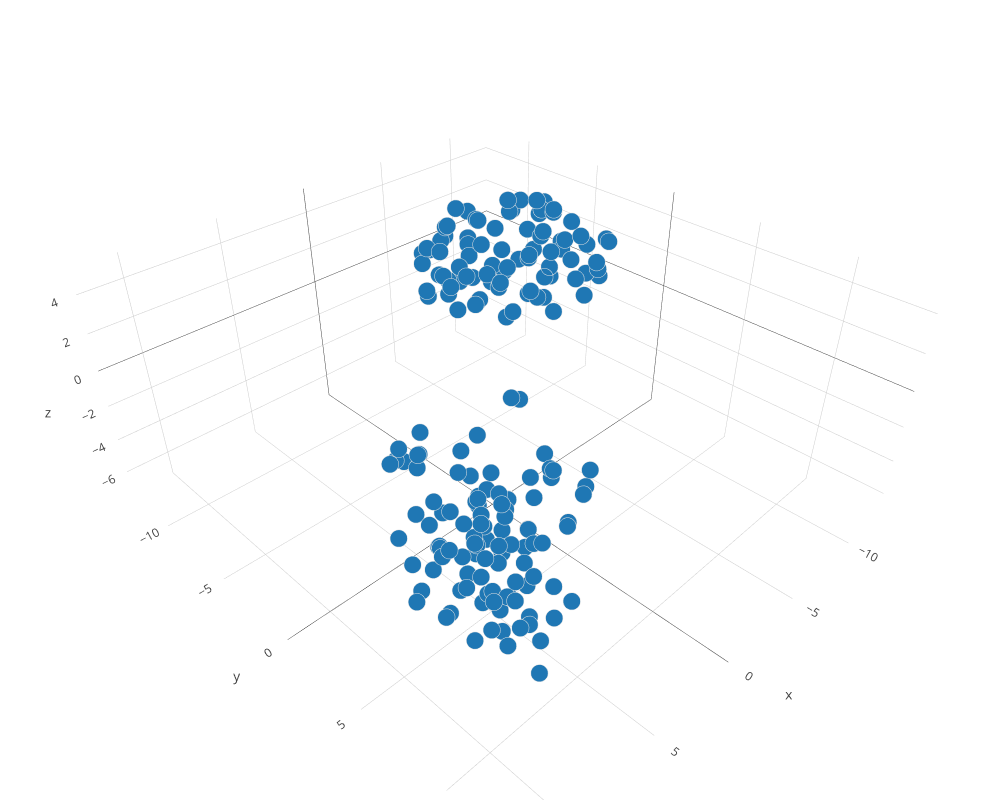

Notebook cell for this chart:
### Code cell
plotly_plot_tsne(tsne_embeddings_3d, labels_3d, dimension=3)

### Figure 1 — Plotly figure (JSON) as saved in the notebook; plotly's stock layout.template omitted (floating-point values rounded to 4 significant figures; data arrays with more than 128 entries replaced by an {"elided": "..."} marker saying what was removed)
{"data": [{"hoverinfo": "text", "marker": {"line": {"color": "rgb(225, 225, 225)", "width": 0.5}, "opacity": 1, "size": 6}, "mode": "markers", "text": {"elided": "200 str values"}, "type": "scatter3d", "uid": "f8144bfd-26a2-44d6-8e86-6c752c7e1f15", "x": {"elided": "200 float values"}, "y": {"elided": "200 float values"}, "z": {"elided": "200 float values"}}], "layout": {"height": 800, "margin": {"b": 0, "l": 0, "r": 0, "t": 0}, "width": 1000, "xaxis": {"zeroline": false}, "yaxis": {"zeroline": false}}}
